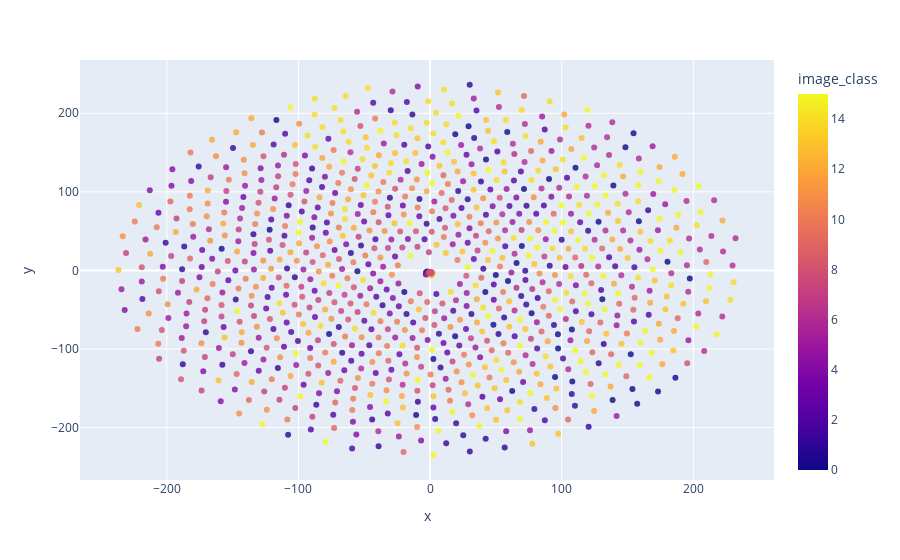

Write notebook code for a chart like this one.
### Code cell
fig = px.scatter(data_df, x= X_embedded[:,0],y= X_embedded[:,1], 
              color= 'image_class', opacity = 0.8 , size_max=50)
fig.show()

### Figure 1 — Plotly figure (JSON) as saved in the notebook; plotly's stock layout.template omitted (floating-point values rounded to 4 significant figures; data arrays with more than 128 entries replaced by an {"elided": "..."} marker saying what was removed)
{"data": [{"hovertemplate": "x=%{x}<br>y=%{y}<br>image_class=%{marker.color}<extra></extra>", "legendgroup": "", "marker": {"color": {"elided": "1000 int values"}, "coloraxis": "coloraxis", "opacity": 0.8, "symbol": "circle"}, "mode": "markers", "name": "", "orientation": "v", "showlegend": false, "type": "scatter", "x": {"elided": "1000 float values"}, "xaxis": "x", "y": {"elided": "1000 float values"}, "yaxis": "y"}], "layout": {"coloraxis": {"colorbar": {"title": {"text": "image_class"}}, "colorscale": [[0, "#0d0887"], [0.1111, "#46039f"], [0.2222, "#7201a8"], [0.3333, "#9c179e"], [0.4444, "#bd3786"], [0.5556, "#d8576b"], [0.6667, "#ed7953"], [0.7778, "#fb9f3a"], [0.8889, "#fdca26"], [1, "#f0f921"]]}, "legend": {"tracegroupgap": 0}, "margin": {"t": 60}, "xaxis": {"anchor": "y", "domain": [0, 1], "title": {"text": "x"}}, "yaxis": {"anchor": "x", "domain": [0, 1], "title": {"text": "y"}}}}
